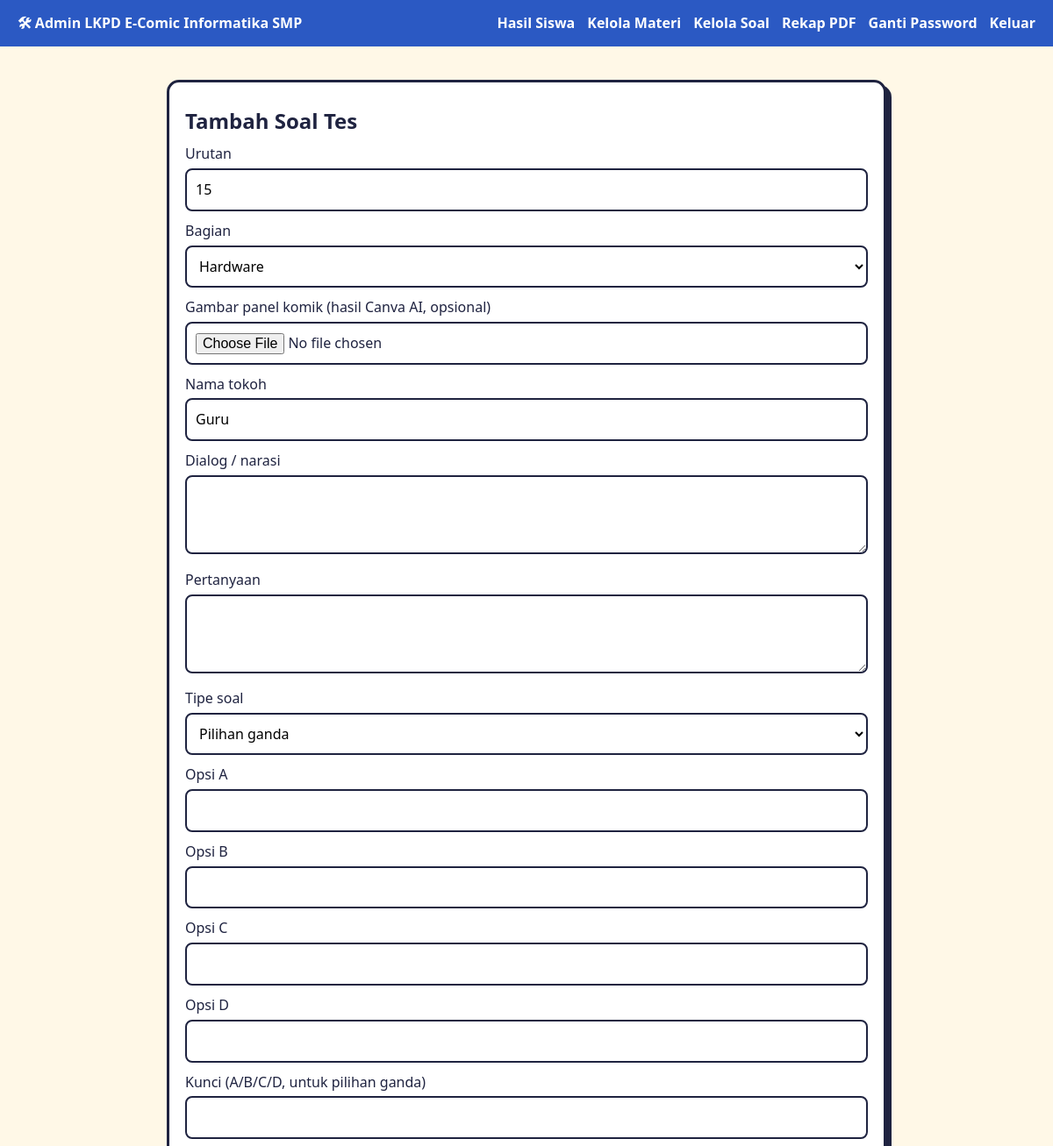
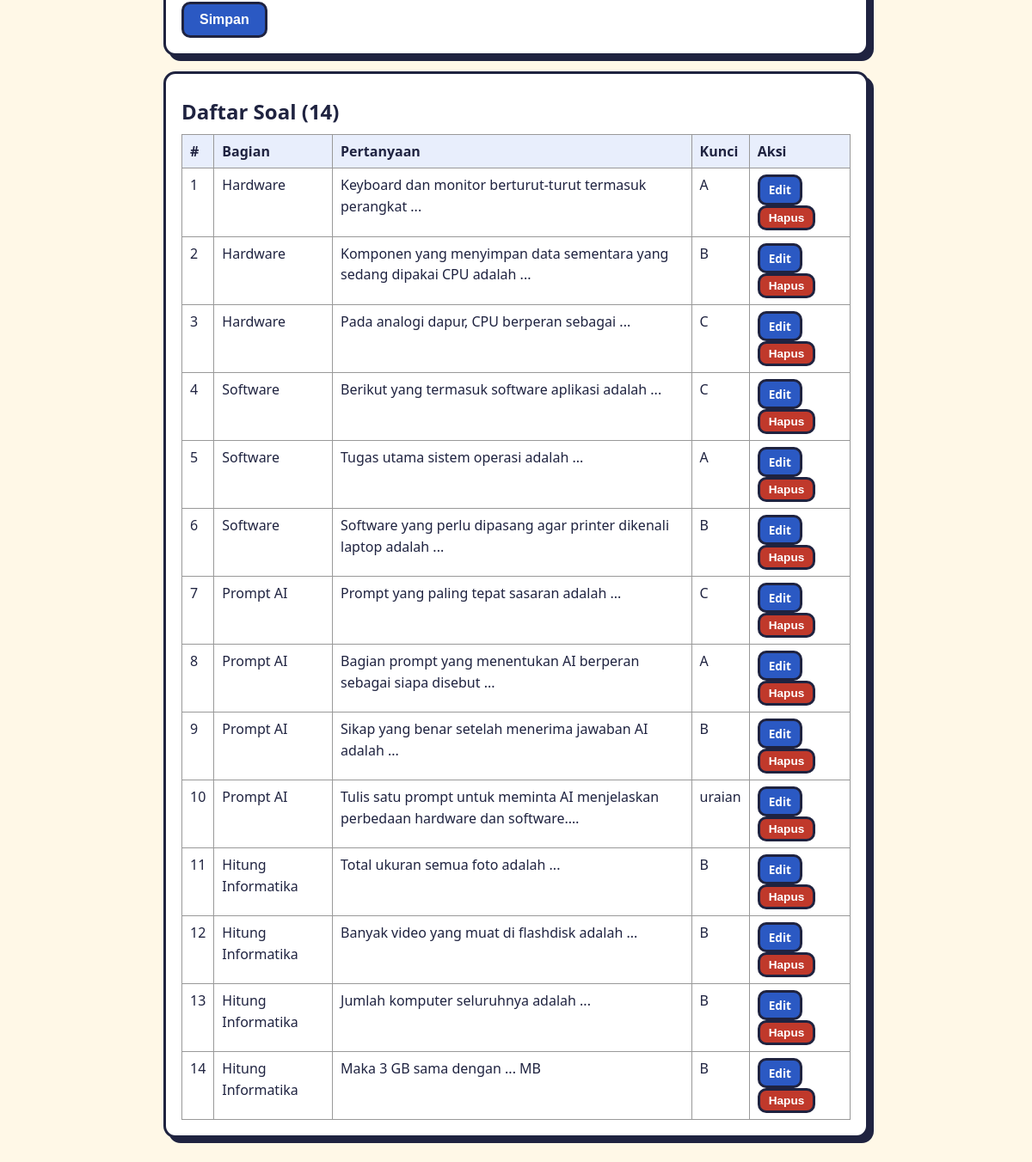
Page /admin/soal.php (signed in) on the committed database (2 pictures, top to bottom).
### tables this page shows
CREATE TABLE IF NOT EXISTS soal (
  id INT AUTO_INCREMENT PRIMARY KEY,
  urutan INT NOT NULL DEFAULT 1,
  kategori VARCHAR(40) NOT NULL DEFAULT 'Hardware',
  tokoh VARCHAR(50) DEFAULT 'Guru',
  dialog TEXT,
  gambar VARCHAR(255) DEFAULT NULL,
  pertanyaan TEXT NOT NULL,
  tipe ENUM('pg','uraian') NOT NULL DEFAULT 'pg',
  opsi_a VARCHAR(255), opsi_b VARCHAR(255), opsi_c VARCHAR(255), opsi_d VARCHAR(255),
  kunci CHAR(1) DEFAULT NULL
);

### config.php (called while the page is built, shortened)
<?php
function db(): PDO {
    static $pdo = null;
    if (!$pdo) {
        $pdo = new PDO('mysql:host=' . DB_HOST . ';dbname=' . DB_NAME . ';charset=utf8mb4', DB_USER, DB_PASS, [
            PDO::ATTR_ERRMODE => PDO::ERRMODE_EXCEPTION,
            PDO::ATTR_DEFAULT_FETCH_MODE => PDO::FETCH_ASSOC,
        ]);
    }
    return $pdo;
}
function e($s): string { return htmlspecialchars((string)$s, ENT_QUOTES, 'UTF-8'); }

### admin/soal.php (the view, shortened to what this page needs)
<?php
require '../config.php'; require_admin(); require '_upload.php';
$edit = null;
$list = db()->query('SELECT * FROM soal ORDER BY urutan, id')->fetchAll();
require '_nav.php';
?>
<div class="card"><h2><?= $edit ? 'Edit' : 'Tambah' ?> Soal Tes</h2>
<form method="post" enctype="multipart/form-data"><?= csrf_field() ?><input type="hidden" name="id" value="<?= $edit['id'] ?? 0 ?>">
<label>Urutan</label><input type="number" name="urutan" value="<?= e($edit['urutan'] ?? count($list) + 1) ?>" required>
<label>Bagian</label><?= pilih_kategori($edit['kategori'] ?? KATEGORI[0]) ?>
<label>Gambar panel komik (hasil Canva AI, opsional)</label><input type="file" name="gambar" accept="image/*">
<label>Nama tokoh</label><input type="text" name="tokoh" value="<?= e($edit['tokoh'] ?? 'Guru') ?>">
<label>Dialog / narasi</label><textarea name="dialog"><?= e($edit['dialog'] ?? '') ?></textarea>
<label>Pertanyaan</label><textarea name="pertanyaan" required><?= e($edit['pertanyaan'] ?? '') ?></textarea>
<label>Tipe soal</label><select name="tipe"><option value="pg" <?= ($edit['tipe'] ?? 'pg') === 'pg' ? 'selected' : '' ?>>Pilihan ganda</option></select>
<?php foreach (['a', 'b', 'c', 'd'] as $o): ?><label>Opsi <?= strtoupper($o) ?></label><input type="text" name="<?= $o ?>" value="<?= e($edit['opsi_' . $o] ?? '') ?>"><?php endforeach; ?>
<label>Kunci (A/B/C/D, untuk pilihan ganda)</label><input type="text" name="kunci" maxlength="1" value="<?= e($edit['kunci'] ?? '') ?>">
<button class="btn blue">Simpan</button> <?php if ($edit): ?><a class="btn gray" href="soal.php">Batal</a><?php endif; ?></form></div>
<div class="card"><h2>Daftar Soal (<?= count($list) ?>)</h2>
<table><tr><th>#</th><th>Bagian</th><th>Pertanyaan</th><th>Kunci</th><th>Aksi</th></tr>
<?php foreach ($list as $q): ?><tr><td><?= e($q['urutan']) ?></td><td><?= e($q['kategori']) ?></td><td><?= e(mb_strimwidth($q['pertanyaan'], 0, 80, '…')) ?></td><td><?= $q['tipe'] === 'pg' ? e($q['kunci']) : 'uraian' ?></td>
<td><a class="btn sm blue" href="soal.php?edit=<?= $q['id'] ?>">Edit</a>
<form method="post" style="display:inline" onsubmit="return confirm('Hapus soal ini beserta jawaban siswanya?')"><?= csrf_field() ?><button class="btn sm red" name="hapus" value="<?= $q['id'] ?>">Hapus</button></form></td></tr>
<?php endforeach; ?></table></div></div></body></html>

### assets/style.css (style rules this page uses)
:root { --bg:#fff8e7;--ink:#1f2340;--accent:#ff6b35;--blue:#2b59c3;--card:#fff }
* { box-sizing:border-box }
body { margin:0;font-family:'Segoe UI',system-ui,sans-serif;background:var(--bg);color:var(--ink);line-height:1.55 }
h1,h2,h3 { margin:.3em 0 }
.card { background:var(--card);border:3px solid var(--ink);border-radius:14px;padding:18px;margin:18px 0;box-shadow:6px 6px 0 var(--ink) }
input[type=text],input[type=password],input[type=number],input[type=file],select,textarea { width:100%;padding:10px;border:2px solid var(--ink);border-radius:8px;font:inherit;margin:4px 0 10px;background:#fff }
textarea { min-height:90px }
.btn { display:inline-block;background:var(--accent);color:#fff;border:3px solid var(--ink);border-radius:10px;padding:9px 18px;font-weight:700;cursor:pointer;text-decoration:none;font-size:1rem }
.btn.blue { background:var(--blue) }
.btn.red { background:#c0392b }
.btn.sm { padding:4px 10px;font-size:.85rem }
table { width:100%;border-collapse:collapse;background:#fff }
th,td { border:1px solid #999;padding:7px 9px;text-align:left;vertical-align:top }
th { background:#e8eefc }

### rows in the picture
soal: urutan "1", kategori "Hardware", pertanyaan "Keyboard dan monitor berturut-turut termasuk perangkat ...", kunci "A"
soal: urutan "2", kategori "Hardware", pertanyaan "Komponen yang menyimpan data sementara yang sedang dipakai CPU adalah ...", kunci "B"
soal: urutan "3", kategori "Hardware", pertanyaan "Pada analogi dapur, CPU berperan sebagai ...", kunci "C"
soal: urutan "4", kategori "Software", pertanyaan "Berikut yang termasuk software aplikasi adalah ...", kunci "C"
soal: urutan "5", kategori "Software", pertanyaan "Tugas utama sistem operasi adalah ...", kunci "A"
soal: urutan "6", kategori "Software", pertanyaan "Software yang perlu dipasang agar printer dikenali laptop adalah ...", kunci "B"
soal: urutan "7", kategori "Prompt AI", pertanyaan "Prompt yang paling tepat sasaran adalah ...", kunci "C"
soal: urutan "8", kategori "Prompt AI", pertanyaan "Bagian prompt yang menentukan AI berperan sebagai siapa disebut ...", kunci "A"
soal: urutan "9", kategori "Prompt AI", pertanyaan "Sikap yang benar setelah menerima jawaban AI adalah ...", kunci "B"
soal: urutan "10", kategori "Prompt AI", pertanyaan "Tulis satu prompt untuk meminta AI menjelaskan perbedaan hardware dan software.…", tipe "uraian"
soal: urutan "11", kategori "Hitung Informatika", pertanyaan "Total ukuran semua foto adalah ...", kunci "B"
soal: urutan "12", kategori "Hitung Informatika", pertanyaan "Banyak video yang muat di flashdisk adalah ...", kunci "B"
soal: urutan "13", kategori "Hitung Informatika", pertanyaan "Jumlah komputer seluruhnya adalah ...", kunci "B"
soal: urutan "14", kategori "Hitung Informatika", pertanyaan "Maka 3 GB sama dengan ... MB", kunci "B"

### other values in the picture
JUDUL "LKPD E-Comic Informatika SMP"
$o "A"
$o "B"
$o "C"
$o "D"
count($list) "14"
form field kategori "Hardware"
